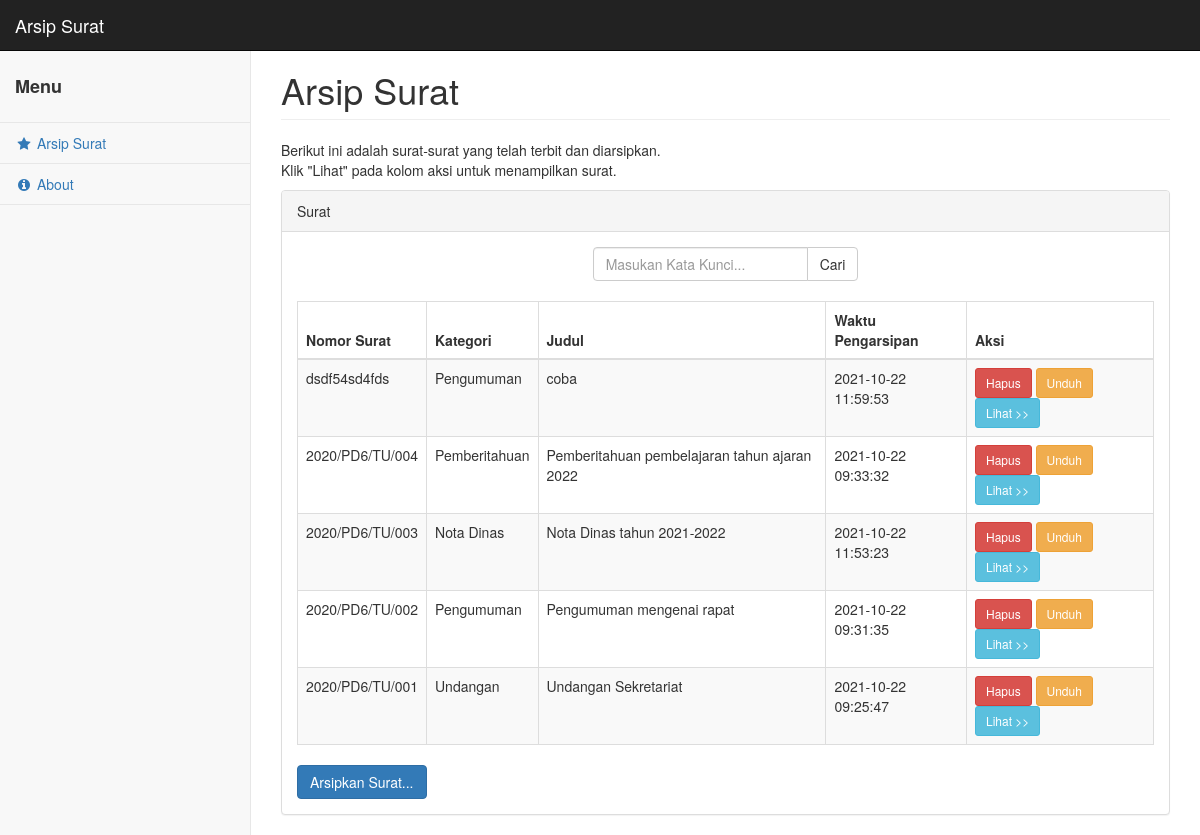
The page / on the database its author committed.
### tables this page shows
CREATE TABLE IF NOT EXISTS `surat` (
  `id` int(11) NOT NULL AUTO_INCREMENT,
  `nomor` varchar(150) NOT NULL,
  `kategori` varchar(50) NOT NULL,
  `judul` varchar(250) NOT NULL,
  `file` varchar(150) NOT NULL,
  `waktu` datetime NOT NULL,
  PRIMARY KEY (`id`),
  UNIQUE KEY `nomor` (`nomor`)
);

### application/controllers/Surat_c.php (called while the page is built, shortened)
<?php
class Surat_c extends CI_Controller {
    public function __construct()
	{
		$this->load->model('m_surat');
	}
	public function index()
	{
        $data['surat'] = $this->m_surat->getSurat()->result();
		$this->load->view('index',$data);
	}
}

### index.php (called while the page is built, shortened)
<?php
require_once BASEPATH.'core/CodeIgniter.php';

### application/models/m_surat.php (called while the page is built, shortened)
<?php
class m_surat extends CI_Model
{
	public function getSurat()
	{
        $this->db->order_by('id', 'DESC');
		return $this->db->get('surat');
	}
}

### application/views/index.php (the view, shortened to what this page needs)
<?php $this->load->view('layout/header'); ?>
<div id="page-wrapper">
    <div class="container-fluid">
        <div class="row">
            <div class="col-lg-12">
                <h1 class="page-header">Arsip Surat</h1>
            </div>
        </div>
        <div class="row">
            <div class="col-lg-6 col-md-6">
                <p>Berikut ini adalah surat-surat yang telah terbit dan diarsipkan. <br>
                    Klik "Lihat" pada kolom aksi untuk menampilkan surat.
                </p>
            </div>
        </div>
        <div class="row">
            <div class="col-lg-12">
            <div class="panel panel-default">
                <div class="panel-heading">
                    Surat
                </div>
                <div class="panel-body">
                    <div class="row">
                        <div class="col-xs-4 col-xs-offset-4">
                            <form action="<?= base_url('/Surat_c/cari/') ?>" method="get">
                                <div class="input-group">
                                    <input type="text" class="form-control" name="keyword" placeholder="Masukan Kata Kunci..."
                                    value="<?php if(!empty($keyword)){ echo $keyword; }?>">
                                    <span class="input-group-btn">
                                        <button class="btn btn-default" type="submit">Cari</button>
                                    </span>
                                </div>
                            </form>
                        </div>
                    </div>
                    <br>
                    <div class="table-responsive">
                        <table class="table table-striped table-bordered table-hover">
                            <thead>
                                <tr>
                                    <th>Nomor Surat</th>
                                    <th>Kategori</th>
                                    <th>Judul</th>
                                    <th>Waktu Pengarsipan</th>
                                    <th>Aksi</th>
                                </tr>
                            </thead>
                            <tbody>
                                <?php
                                foreach ($surat as $s) {
                                ?>
                                <tr>
                                    <td><?= $s->nomor ?></td>
                                    <td><?= $s->kategori ?></td>
                                    <td><?= $s->judul ?></td>
                                    <td><?= $s->waktu ?></td>
                                    <td>
                                            <button type="submit" class="btn btn-danger btn-sm" data-toggle="modal" data-target="#hapus<?= $s->id ?>">Hapus</button>
                                            <button type="submit" class="btn btn-warning btn-sm" onclick="window.location.href='<?= base_url(); ?>/Surat_c/UnduhSurat/<?= $s->id?>'">Unduh</button>
                                            <button type="submit" class="btn btn-info btn-sm" onclick="window.location.href='<?= base_url(); ?>/Surat_c/lihat/<?= $s->id?>'">Lihat >></button>
                                    </td>
                                </tr>
                                <?php } ?>
                            </tbody>
                        </table>
                    </div>
                    <a href="<?= base_url(); ?>Surat_c/arsip" class="btn btn-primary">Arsipkan Surat...</a>
                </div>
            </div>
            </div>
        </div>
    </div>
</div>
<?php $this->load->view('layout/footer'); ?>

### application/views/layout/header.php (shortened to what this page needs)
<!DOCTYPE html>
<html lang="en">
    <head>
        <link href="<?= base_url(); ?>assets/css/bootstrap.min.css" rel="stylesheet">
        <link href="<?= base_url(); ?>assets/css/metisMenu.min.css" rel="stylesheet">
        <link href="<?= base_url(); ?>assets/css/timeline.css" rel="stylesheet">
        <link href="<?= base_url(); ?>assets/css/startmin.css" rel="stylesheet">
        <link href="<?= base_url(); ?>assets/css/morris.css" rel="stylesheet">
        <link href="<?= base_url(); ?>assets/css/font-awesome.min.css" rel="stylesheet" type="text/css">
    </head>
    <body>
        <div id="wrapper">
            <nav class="navbar navbar-inverse navbar-fixed-top" role="navigation">
                <div class="navbar-header">
                    <a class="navbar-brand" href="<?= base_url(); ?>">Arsip Surat</a>
                </div>
                <div class="navbar-default sidebar" role="navigation">
                    <div class="sidebar-nav navbar-collapse">
                        <ul class="nav" id="side-menu">
                            <li class="sidebar-search">
                                <h4><b>Menu</b></h4>
                            </li>
                            <li>
                                <a href="<?= base_url();?>"><i class="fa fa-star fa-fw"></i> Arsip Surat</a>
                            </li>
                            <li>
                                <a href="<?= base_url(); ?>Surat_c/about"><i class="fa fa-info-circle fa-fw"></i> About</a>
                            </li>
                        </ul>
                    </div>
                </div>
            </nav>

### application/views/layout/footer.php (shortened to what this page needs)
        </div>
    </body>
</html>

### assets/css/startmin.css (style rules this page uses)
body { background-color: #f8f8f8; }
#wrapper { width: 100%; }
#page-wrapper { padding-top: 30px; min-height: 568px; background-color: #fff; }
@media (min-width:768px) { #page-wrapper { position: inherit; margin-left: 250px; padding: 30px 15px 0 15px; border-left: 1px solid #e7e7e7; } }
.navbar-header { float: left; }
.sidebar .sidebar-nav.navbar-collapse { padding-right: 0; padding-left: 0; }
.sidebar .sidebar-search { padding: 15px; }
.sidebar ul li { border-bottom: 1px solid #e7e7e7; }
@media (min-width:768px) { .sidebar { z-index: 1; position: absolute; width: 250px; margin-top: 51px; } }

### rows shown on the page
surat: nomor "dsdf54sd4fds", kategori "Pengumuman", judul "coba", waktu "2021-10-22 11:59:53"
surat: nomor "2020/PD6/TU/004", kategori "Pemberitahuan", judul "Pemberitahuan pembelajaran tahun ajaran 2022", waktu "2021-10-22 09:33:32"
surat: nomor "2020/PD6/TU/003", kategori "Nota Dinas", judul "Nota Dinas tahun 2021-2022", waktu "2021-10-22 11:53:23"
surat: nomor "2020/PD6/TU/002", kategori "Pengumuman", judul "Pengumuman mengenai rapat", waktu "2021-10-22 09:31:35"
surat: nomor "2020/PD6/TU/001", kategori "Undangan", judul "Undangan Sekretariat", waktu "2021-10-22 09:25:47"
